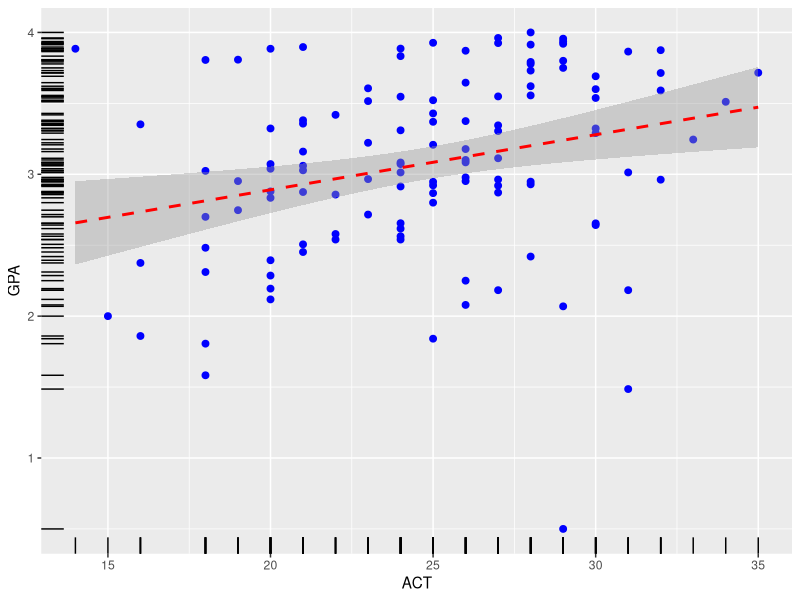
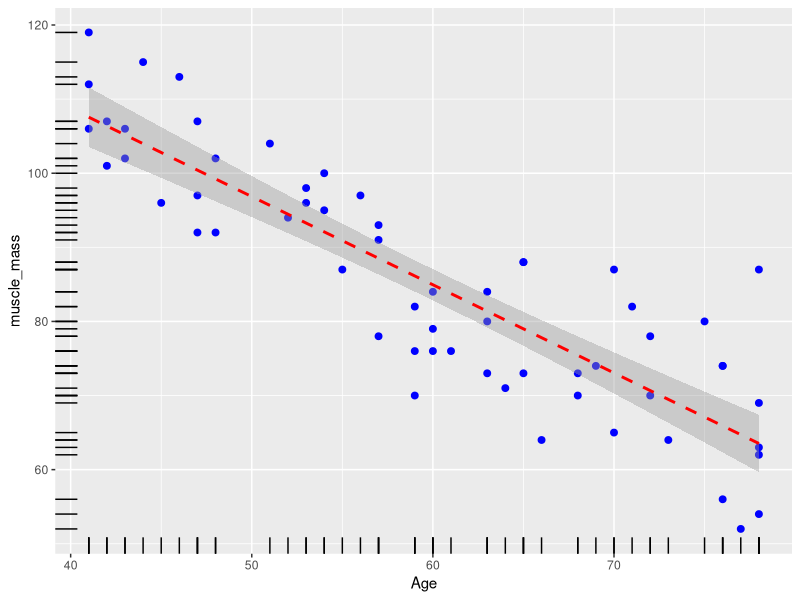

These charts were generated, in order, by the following R code:
## ---- chunk 1
input1 <- read.table("./CH01PR19.txt")
names(input1) <- c("GPA","ACT")
## ---- chunk 2
fit1 <- lm(GPA~ACT, data = input1)
summary(fit1)
## ---- chunk 3
require(ggplot2)
g <- ggplot(input1, aes(x = ACT, y = GPA))
g + geom_point(size = 2,color = "blue") + geom_smooth(method = lm, se = TRUE,linetype = "dashed",color = "red") + geom_rug()
## ---- chunk 4
input2 <- read.table("./CH01PR27.txt")
names(input2) <- c("muscle_mass","Age")
## ---- chunk 5
fit2 <- lm(muscle_mass~Age, data = input2)
summary(fit2)
## ---- chunk 6
require(ggplot2)
g <- ggplot(input2, aes(x = Age, y = muscle_mass))
g + geom_point(size = 2,color = "blue") + geom_smooth(method = lm, se = TRUE,linetype = "dashed",color = "red") + geom_rug()
## ---- chunk 7
squaredError <- (input2$muscle_mass - (156.3466 -1.1900*input2$Age))^2
s2 <- sum(squaredError)/(dim(input2)[1] - 2)
print(s2)
